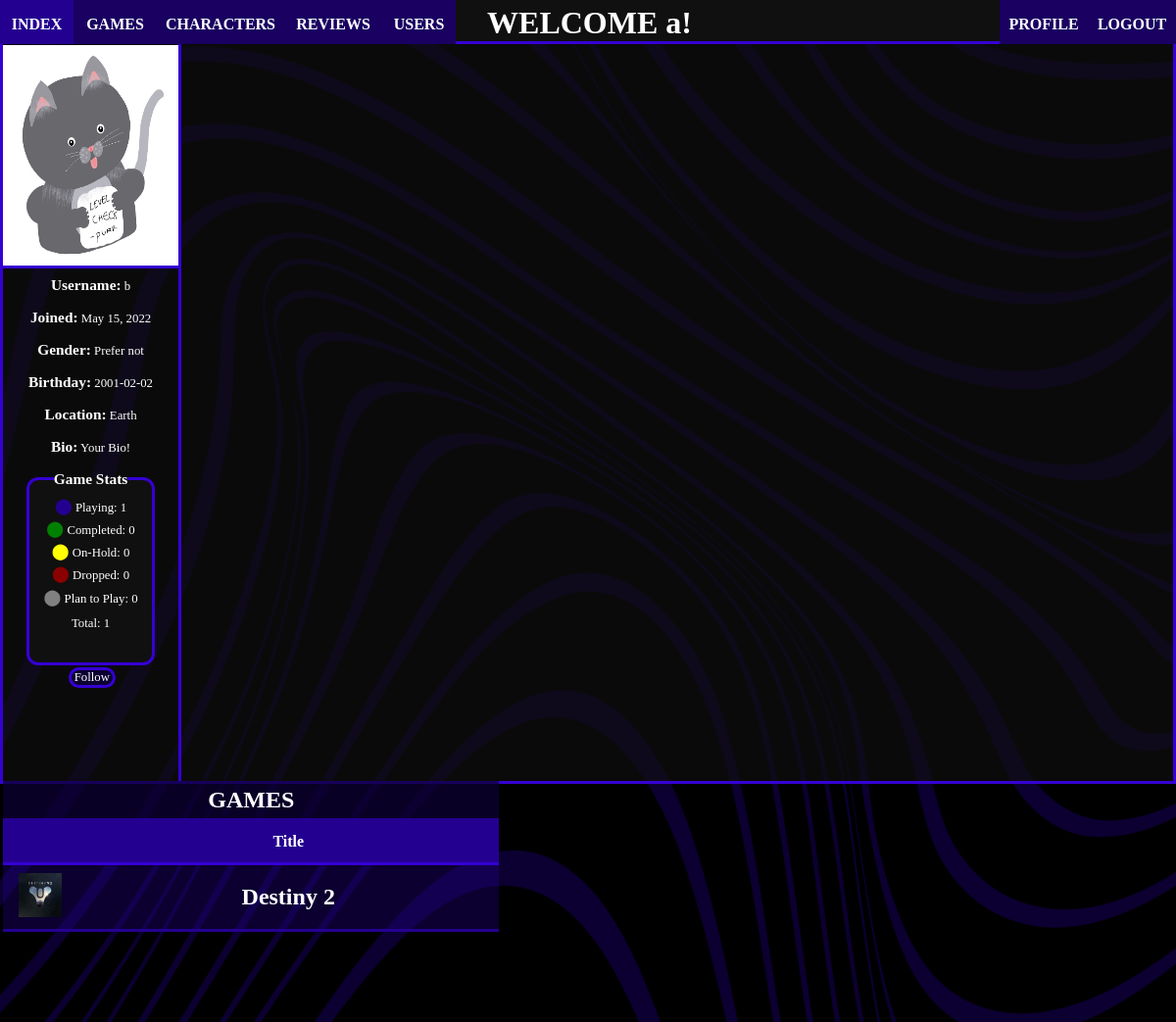
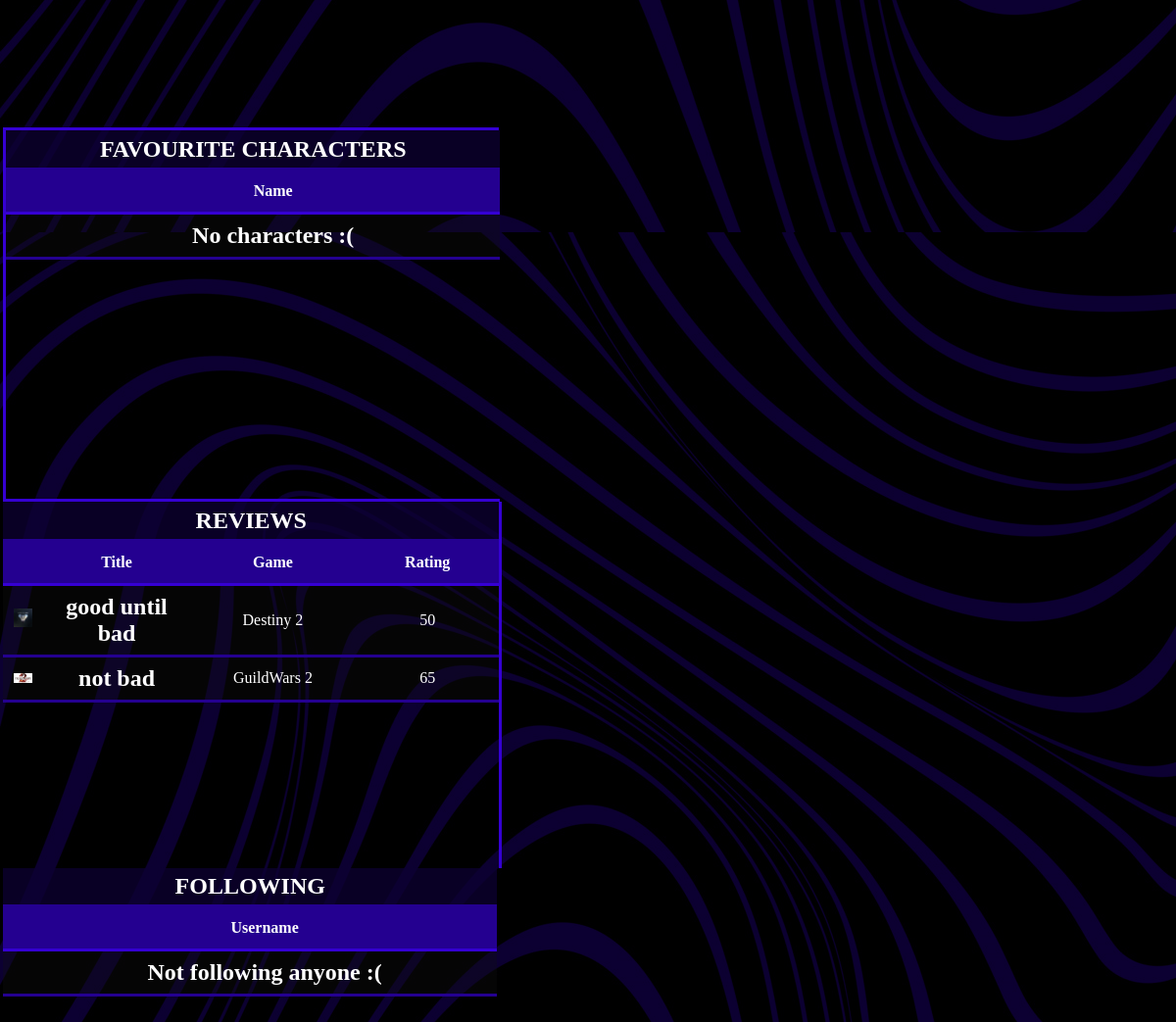
The page /levelcheck/4 (signed in) on the database its author committed (2 pictures, top to bottom).
### levelcheck/models.py (models this page shows, shortened)
class LevelUser(models.Model):
    user = models.OneToOneField(User, on_delete=models.CASCADE)
    gender = models.CharField(max_length=50, default="Prefer not")
    birthday = models.CharField(max_length=50)
    img_src = models.CharField(max_length=150)
    location = models.CharField(max_length=50, default="Earth")
    joined = models.DateField('Joined')
    bio = models.CharField(max_length=500, default="Your Bio!")

class UserGames(models.Model):
    FEEDBACK_OPTIONS = (('P', 'Playing'), ('C', 'Completed'), ('H', 'Hold'), ('D', 'Dropped'), ('F', 'Plan-to-Play'))
    user = models.ForeignKey(User, on_delete=models.CASCADE)
    game = models.ForeignKey(Game, on_delete=models.CASCADE)
    type = models.CharField(max_length=1, choices=FEEDBACK_OPTIONS)
    class Meta:
        constraints = [models.UniqueConstraint(fields=['user', 'game'], name='user_game_stats')]

class Game(models.Model):
    title = models.CharField(max_length=50, primary_key=True)
    genre = models.ForeignKey(Genre, on_delete=models.CASCADE)
    img = models.ImageField(upload_to='games/')
    developer = models.CharField(max_length=50)
    publisher = models.CharField(max_length=50)
    release = models.DateField('Release Date')

class Review(models.Model):
    user = models.ForeignKey(User, on_delete=models.CASCADE)
    game = models.ForeignKey(Game, on_delete=models.CASCADE)
    review_title = models.CharField(max_length=50)
    text = models.CharField(max_length=300)
    rating = models.IntegerField(validators=[MaxValueValidator(100), MinValueValidator(0)])
    pub_date = models.DateTimeField('Posted', default=timezone.now)
    class Meta:
        constraints = [models.UniqueConstraint(fields=['user', 'game'], name='user_game_review')]

### levelcheck/views.py (the view)
# urls.py: path('<int:id>', views.user_detail, name='user_detail'),
@login_required(login_url='/levelcheck')
def user_detail(request, id):
    profile_owner = get_object_or_404(LevelUser, pk=id)
    user_relation = UserFollowers.objects.filter(follower_id=request.user.id, followed_id=profile_owner.user.id)
    if not user_relation:
        user_relation = 'E'
    if request.user.id == profile_owner.user.id:
        url = reverse('levelcheck:profile', kwargs={'username': request.user.username})
        return HttpResponseRedirect(url)
    usergames = UserGames.objects.filter(user_id=profile_owner.user.id)
    games = Game.objects.none()
    games_list = list()
    for u in usergames:
        game = Game.objects.get(pk=u.game_id)
        games_list.append(game)
    query_games = list(chain(games, games_list))
    usercharacters = UserCharacters.objects.filter(user_id=profile_owner.user.id, type='F')
    characters = Character.objects.none()
    characters_list = list()
    for u in usercharacters:
        character = Character.objects.get(pk=u.character_id)
        characters_list.append(character)
    query_characters = list(chain(characters, characters_list))
    reviews = Review.objects.filter(user_id=profile_owner.user.id)
    playing = usergames.filter(type='P').count()
    completed = usergames.filter(type='C').count()
    hold = usergames.filter(type='H').count()
    dropped = usergames.filter(type='D').count()
    plan = usergames.filter(type='F').count()
    total = playing + completed + hold + dropped + plan
    userfollows = UserFollowers.objects.filter(follower_id=profile_owner.user.id)
    follows = LevelUser.objects.none()
    follows_list = list()
    for u in userfollows:
        follow = LevelUser.objects.get(user_id=u.followed_id)
        follows_list.append(follow)
    query_follows = list(chain(follows, follows_list))
    return render(request, 'levelcheck/user_detail.html', {'owner': profile_owner, 'relation': user_relation, 'games': query_games, 'characters': query_characters, 'reviews': reviews, 'follows': query_follows, 'usergames': usergames, 'p': playing, 'c': completed, 'h': hold, 'd': dropped, 'f': plan, 't': total})

### levelcheck/templates/levelcheck/user_detail.html
{% extends "levelcheck/profile.html" %}
{% block character %}
    {% load static %}
    <img id="profile_pic" src="{% static owner.img_src %}">
    {% block profile %}
        <div id="profile_desc">
            <p><span>Username:</span>  {{owner.user.username}}</p><br>
            <p><span>Joined:</span>  {{owner.user.leveluser.joined}}</p><br>
            <p><span>Gender:</span>  {{owner.user.leveluser.gender}}</p><br>
            <p><span>Birthday:</span>  {{owner.user.leveluser.birthday}}</p><br>
            <p><span>Location:</span>  {{owner.user.leveluser.location}}</p><br>
            <p style="max-height: 21%; overflow: auto"><span>Bio:</span>  {{owner.user.leveluser.bio}}</p><br>
            <fieldset>
                <legend><span>Game Stats</span></legend>
                <p style="margin-top: 5%"><span style="color: #240090">⬤ </span>Playing:  {{p}}</p>
                <p style="margin-top: 5%"><span style="color: green">⬤ </span>Completed:  {{c}}</p>
                <p style="margin-top: 5%"><span style="color: yellow">⬤ </span>On-Hold:  {{h}}</p>
                <p style="margin-top: 5%"><span style="color: darkred">⬤ </span>Dropped:  {{d}}</p>
                <p style="margin-top: 5%"><span style="color: grey">⬤ </span>Plan to Play:  {{f}}</p>
                <p style="margin-top: 10%">Total:  {{t}}</p>
            </fieldset>
            {% block edit %}
                {% if relation.type == 'U' or relation == 'E' %}
                <a style="padding-right: 2%; padding-left: 2%; margin-left: 2%" class="link_button" href="{% url 'levelcheck:follower_followed' owner.id %}">Follow</a>
                {% else %}
                <a style="padding-right: 2%; padding-left: 2%; margin-left: 2%" class="link_button" href="{% url 'levelcheck:follower_followed' owner.id %}">Unfollow</a>
                {% endif %}
            {% endblock %}
        </div>
    {% endblock %}
{% endblock %}

### levelcheck/templates/levelcheck/profile.html (shortened to what this page needs)
{% extends "levelcheck/index.html" %}
{% block content %}
    <aside>
        {% block character %}
            {% load static %}
        {% endblock %}
    </aside>
    <div id="profile_main">
        {% block detail %}
            <div style="width: 50%; height: 50%" id="top_left">
                <header><h1>GAMES</h1></header>
                <section style="height: 90%">
                    <table>
                        <tr>
                            <th></th>
                            <th>Title</th>
                        </tr>
                        {% for g in games %}
                            {% for u in usergames %}
                                {% if u.game_id == g.title %}
                                    {% if u.type == 'P' %}
                                        <tr style="text-align: center; background-color: rgba(36,0,144,0.33)" data-href="{% url 'levelcheck:game_detail' g.title %}">
                                            <td style="width: 15%"><img class="table_image" src="{{ g.img.url }}"></td>
                                            <td style="font-weight: bold; font-size: 1.5em">{{ g.title }}</td>
                                        </tr>
                                    {% elif u.type == 'C' %}
                                        <tr style="text-align: center; background-color: rgba(0,128,0,0.33)" data-href="{% url 'levelcheck:game_detail' g.title %}">
                                            <td style="width: 15%"><img class="table_image" src="{{ g.img.url }}"></td>
                                            <td style="font-weight: bold; font-size: 1.5em">{{ g.title }}</td>
                                        </tr>
                                    {% elif u.type == 'H' %}
                                        <tr style="text-align: center; background-color: rgba(255,255,153,0.33)" data-href="{% url 'levelcheck:game_detail' g.title %}">
                                            <td style="width: 15%"><img class="table_image" src="{{ g.img.url }}"></td>
                                            <td style="font-weight: bold; font-size: 1.5em">{{ g.title }}</td>
                                        </tr>
                                    {% elif u.type == 'D' %}
                                        <tr style="text-align: center; background-color: rgba(139,0,0,0.33)" data-href="{% url 'levelcheck:game_detail' g.title %}">
                                            <td style="width: 15%"><img class="table_image" src="{{ g.img.url }}"></td>
                                            <td style="font-weight: bold; font-size: 1.5em">{{ g.title }}</td>
                                        </tr>
                                    {% elif u.type == 'F' %}
                                        <tr style="text-align: center; background-color: rgba(128,128,128,0.33)" data-href="{% url 'levelcheck:game_detail' g.title %}">
                                            <td style="width: 15%"><img class="table_image" src="{{ g.img.url }}"></td>
                                            <td style="font-weight: bold; font-size: 1.5em">{{ g.title }}</td>
                                        </tr>
                                    {% endif %}
                                {% endif %}
                            {% endfor %}
                        {% empty %}
                            <tr style="text-align: center">
                                <td></td>
                                <td style="font-weight: bold; font-size: 1.5em">No games :(</td>
                            </tr>
                        {% endfor %}
                    </table>
                </section>
            </div>
            <div style="width: 49.8%; height: 50%" id="top_right">
                <header><h1>FAVOURITE CHARACTERS</h1></header>
                <section style="height: 90%">
                    <table>
                        <tr>
                            <th></th>
                            <th>Name</th>
                        </tr>
                        {% for c in characters %}
                        <tr style="text-align: center" data-href="{% url 'levelcheck:character_detail' c.game.title c.name%}">
                            <td style="width: 15%"><img class="table_image" src="{{ c.img.url }}"></td>
                            <td style="font-weight: bold; font-size: 1.5em">{{ c.name }}</td>
                        </tr>
                        {% empty %}
                            <tr style="text-align: center">
                                <td></td>
                                <td style="font-weight: bold; font-size: 1.5em">No characters :(</td>
                            </tr>
                        {% endfor %}
                    </table>
                </section>
            </div>
            <div style="width: 50%; height: 49.7%" id="bottom_left">
                <header><h1>REVIEWS</h1></header>
                <section style="height: 90%">
                    <table>
                        <tr>
                            <th></th>
                            <th>Title</th>
                            <th>Game</th>
                            <th>Rating</th>
                        </tr>
                        {% for r in reviews %}
                        <tr style="text-align: center" data-href="{% url 'levelcheck:review_detail' r.user.username r.id %}">
                            <td style="width: 1.5%"><img class="table_image" src="{{ r.game.img.url }}"></td>
                            <td style="width: 5%; font-weight: bold; font-size: 1.5em">{{ r.review_title }}</td>
                            <td style="width: 5%">{{ r.game.title }}</td>
                            <td style="width: 5%">{{ r.rating }}</td>
                        </tr>
                        {% endfor %}
                    </table>
                </section>
            </div>
            <div style="width: 49.8%; height: 49.7%" id="bottom_right">
                <header><h1>FOLLOWING</h1></header>
                <section style="height: 90%">
                    <table>
                        <tr>
                            <th></th>
                            <th>Username</th>
                        </tr>
                        {% for f in follows %}
                            {% load static %}
                        {% empty %}
                            <tr style="text-align: center">
                                <td></td>
                                <td style="font-weight: bold; font-size: 1.5em">Not following anyone :(</td>
                            </tr>
                        {% endfor %}
                    </table>
                </section>
            </div>
        {% endblock %}
    </div>
{% endblock %}

### levelcheck/templates/levelcheck/index.html (shortened to what this page needs)
<!DOCTYPE html>
<html lang="en">
<head>
    {% load static %}
    <link rel="stylesheet" type="text/css" href="{% static 'website/css/base.css' %}" />
</head>
<body>
<nav>
    <div style="display: flex; height: 98%">
        <a class="nav_link" style="width: 75px; padding-top: 3.5%" href="{% url 'levelcheck:index' %}">INDEX</a>
        <a class="nav_link" style="width: 85px; padding-top: 3.5%" href="{% url 'levelcheck:all_games' %}">GAMES</a>
        <a class="nav_link" style="width: 130px; padding-top: 3.5%" href="{% url 'levelcheck:all_characters' %}">CHARACTERS</a>
        <a class="nav_link" style="width: 100px; padding-top: 3.5%" href="{% url 'levelcheck:all_reviews' %}">REVIEWS</a>
        <a class="nav_link" style="width: 75px; padding-top: 3.5%" href="{% url 'levelcheck:all_users' %}">USERS</a>
    </div>
    {% if not request.user.is_superuser %}
        <h1 id="greeting">WELCOME {{request.user.username}}!</h1>
    {% endif %}
    {% if request.user.is_superuser %}
        <div style="display: flex; height: 95%">
            <a class="nav_link" style="width: 140px; padding-top: 2.4%" href="{% url 'levelcheck:create_game' %}">CREATE GAME</a>
            <a class="nav_link" style="width: 145px; padding-top: 2.4%" href="{% url 'levelcheck:create_genre' %}">CREATE GENRE</a>
            <a class="nav_link" style="width: 190px; padding-top: 2.4%" href="{% url 'levelcheck:create_character' %}">CREATE CHARACTER</a>
            <a class="nav_link" style="width: 140px; padding-top: 2.4%" href="{% url 'levelcheck:create_article' %}">CREATE NEWS</a>
            <a class="nav_link" style="width: 90px; padding-top: 2.4%" href="{% url 'levelcheck:logout' %}">LOGOUT</a>
        </div>
    {% else %}
        <div style="display: flex; height: 98%">
            <a class="nav_link" style="width: 90px; padding-top: 9%" href="{% url 'levelcheck:profile' user.username %}">PROFILE</a>
            <a class="nav_link" style="width: 90px; padding-top: 9%" href="{% url 'levelcheck:logout' %}">LOGOUT</a>
        </div>
    {% endif %}
</nav>
<div id="main">
    {% block content %}{% endblock %}
</div>
</body>
</html>

### rows shown on the page
LevelUser: img_src (picture), user.username "b", user.leveluser.joined "May 15, 2022", user.leveluser.gender "Prefer not", user.leveluser.birthday "2001-02-02", user.leveluser.location "Earth", user.leveluser.bio "Your Bio!"
Game: title "Destiny 2"
UserGames: img (picture)
Review: game.img (picture), review_title "good until bad", game "Destiny 2", rating "50"
Review: game.img (picture), review_title "not bad", game "GuildWars 2", rating "65"

### other values the page prints
{{ request.user.username }} "a"
{{ p }} "1"
{{ c }} "0"
{{ h }} "0"
{{ d }} "0"
{{ f }} "0"
{{ t }} "1"
